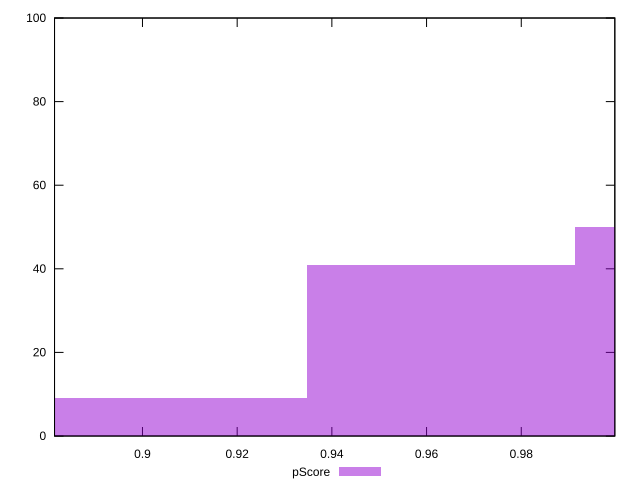

Write gnuplot code to recreate this figure.
reset

$pScore <<EOF
0.9630894257489642 41
1.019741744910668 50
0.9064371065872604 9
EOF

set key outside below
set boxwidth 0.056652319161703775
set xrange [0.8814270149665674:0.9997603978412054]
set yrange [0:100]
set trange [0:100]
set style fill transparent solid 0.5 noborder
set terminal svg size 640, 490 enhanced background rgb 'white'
set output "report_00013_2021-02-09T12-04-24.940Z/bootup-time/samples/pages+cached+noadtech/pScore/histogram.svg"

plot $pScore title "pScore" with boxes

reset
